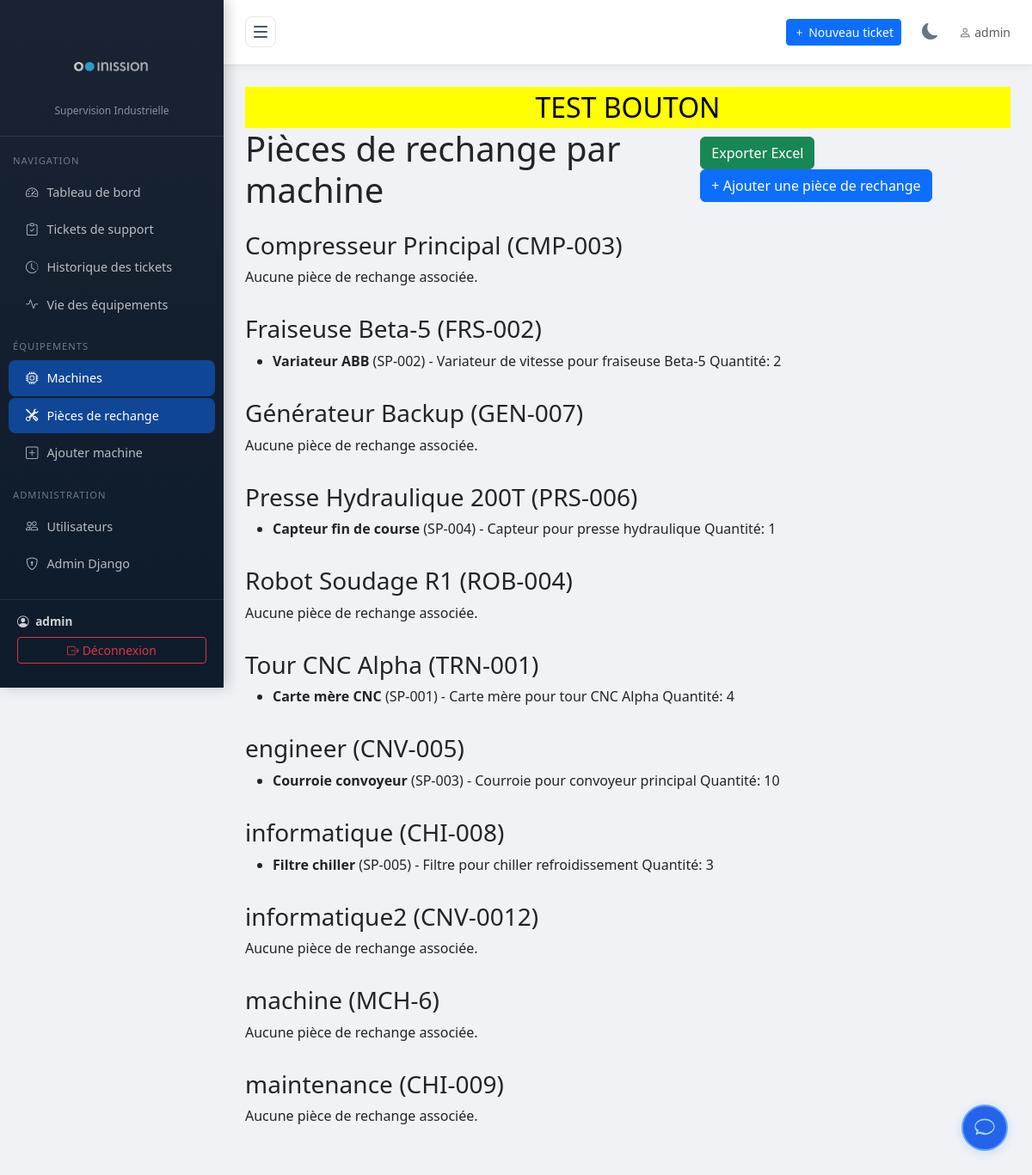
Page /machines/spare-parts/ (signed in) on the committed database.
### tickets/models.py (models this page shows, shortened)
class Machine(models.Model):
    nom = models.CharField(max_length=200, verbose_name="Nom de la machine")
    reference = models.CharField(max_length=100, unique=True, verbose_name="Référence")
    localisation = models.CharField(max_length=200, verbose_name="Localisation / Zone")
    description = models.TextField(blank=True, verbose_name="Description")
    actif = models.BooleanField(default=True, verbose_name="Active")
    date_installation = models.DateField(null=True, blank=True, verbose_name="Date d'installation")
    department = models.ForeignKey('Department', on_delete=models.SET_NULL, null=True, blank=True, verbose_name="Département associé")
    operator = models.ForeignKey('OperatorProfile', on_delete=models.SET_NULL, null=True, blank=True, verbose_name="Opérateur assigné")
    manuel_pdf = models.FileField(upload_to='machines/manuals/', blank=True, null=True, verbose_name="Manuel d'utilisation (PDF)")
    manuel_texte = models.TextField(blank=True, null=True, verbose_name="Manuel d'utilisation (texte)")
    class Meta:
        verbose_name = "Machine"
        verbose_name_plural = "Machines"
        ordering = ['nom']

class SparePart(models.Model):
    nom = models.CharField(max_length=200, verbose_name="Nom de la pièce")
    reference = models.CharField(max_length=100, unique=True, verbose_name="Référence pièce")
    description = models.TextField(blank=True, verbose_name="Description")
    machines = models.ManyToManyField('Machine', related_name='spare_parts', blank=True, verbose_name="Machines concernées")
    quantite = models.PositiveIntegerField(default=0, verbose_name="Quantité disponible")
    actif = models.BooleanField(default=True, verbose_name="Active")
    class Meta:
        verbose_name = "Pièce de rechange"
        verbose_name_plural = "Pièces de rechange"
        ordering = ['nom']

### tickets/views.py (the view)
# urls.py: path('machines/spare-parts/', views.machine_spare_parts_view, name='machine_spare_parts'),
@login_required
def machine_spare_parts_view(request):
    from .models import Machine
    machines = Machine.objects.prefetch_related('spare_parts').all()
    spare_parts = SparePart.objects.all()
    stock_critique = spare_parts.filter(quantite__lt=3, actif=True)
    return render(request, 'tickets/machine_spare_parts.html', {
        'machines': machines,
        'spare_parts': spare_parts,
        'stock_critique': stock_critique,
    })

### tickets/templatetags/permissions.py (called while the page is built)
@register.filter
def is_admin_or_supervisor(user):
    if user.is_superuser or user.is_staff:
        return True
    profile = getattr(user, 'operatorprofile', None)
    return profile and profile.role == 'superviseur'

### templates/tickets/machine_spare_parts.html (shortened to what this page needs)
{% extends 'tickets/base.html' %}
{% block content %}
<div style="background: #ff0; color: #000; font-size: 2em; text-align: center;">TEST BOUTON</div>
<div style="display: flex; justify-content: space-between; align-items: center; margin-bottom: 1.5em;">
  <h1 style="margin: 0;">Pièces de rechange par machine</h1>
  <div>
    <a href="{% url 'export_spare_parts_excel' %}" class="btn btn-success" style="margin-right: 0.5em;">Exporter Excel</a>
    <a href="{% url 'add_spare_part' %}" class="btn btn-primary">+ Ajouter une pièce de rechange</a>
  </div>
</div>
<div>
  {% for machine in machines %}
    <div style="margin-bottom:2em;">
      <h3>{{ machine.nom }} ({{ machine.reference }})</h3>
      {% if machine.spare_parts.all %}
        <ul>
          {% for part in machine.spare_parts.all %}
            <li>
              <strong>{{ part.nom }}</strong> ({{ part.reference }}) - {{ part.description }}
              <span>Quantité: {{ part.quantite }}</span>
            </li>
          {% empty %}
            <li>Aucune pièce de rechange associée.</li>
          {% endfor %}
        </ul>
      {% else %}
        <p>Aucune pièce de rechange associée.</p>
      {% endif %}
    </div>
  {% endfor %}
</div>
{% endblock %}

### tickets/templates/tickets/base.html (shortened to what this page needs)
{% load static %}
{% load permissions %}
<!DOCTYPE html>
<html lang="fr">
<head>
    <link href="https://cdnjs.cloudflare.com/ajax/libs/bootstrap/5.3.2/css/bootstrap.min.css" rel="stylesheet">
    <link href="https://cdnjs.cloudflare.com/ajax/libs/bootstrap-icons/1.11.3/font/bootstrap-icons.min.css" rel="stylesheet">
</head>
<body>
{% if user.is_authenticated %}
<div id="sidebar" class="sidebar d-flex flex-column">
    <div class="sidebar-inner">
    <div class="sidebar-brand flex-shrink-0">
        <img src="{% static 'img/inission.png' %}" alt="Inission Logo" class="brand-icon" style="background: none; width: 150px; height: 100px; object-fit: contain; border-radius: 12px; border: none; box-shadow: none; display: flex; align-items: center; justify-content: center; margin: 0 auto 0;" />
        <small style="margin-top: 0; display: block;">Supervision Industrielle</small>
    </div>
    <nav class="mt-2 flex-grow-1">
        <div class="sidebar-section">Navigation</div>
        <a href="{% url 'dashboard' %}" class="nav-link {% if request.resolver_match.url_name == 'dashboard' %}active{% endif %}">
            <i class="bi bi-speedometer2"></i><span>Tableau de bord</span>
        </a>
        <a href="{% url 'demande_dashboard' %}" class="nav-link {% if 'demande' in request.resolver_match.url_name %}active{% endif %}">
            <i class="bi bi-clipboard-check"></i><span>Tickets de support</span>
        </a>
            <a href="{% url 'ticket_history_list' %}" class="nav-link {% if request.resolver_match.url_name == 'ticket_history_list' %}active{% endif %}">
                <i class="bi bi-clock-history"></i><span>Historique des tickets</span>
            </a>
        <a href="{% url 'viee_dashboard' %}" class="nav-link {% if 'viee' in request.resolver_match.url_name %}active{% endif %}">
            <i class="bi bi-activity"></i><span>Vie des équipements</span>
        </a>
        {% if user|is_admin_or_supervisor %}
        <div class="sidebar-section">Équipements</div>
        <a href="{% url 'machine_list' %}" class="nav-link {% if 'machine' in request.resolver_match.url_name %}active{% endif %}">
            <i class="bi bi-cpu"></i><span>Machines</span>
        </a>
            <a href="{% url 'machine_spare_parts' %}" class="nav-link {% if request.resolver_match.url_name == 'machine_spare_parts' %}active{% endif %}">
                <i class="bi bi-tools"></i><span>Pièces de rechange</span>
            </a>
        <a href="{% url 'machine_create' %}" class="nav-link">
            <i class="bi bi-plus-square"></i><span>Ajouter machine</span>
        </a>
        {% endif %}
        {% if user.is_staff %}
        <div class="sidebar-section">Administration</div>
        <a href="{% url 'user_list' %}" class="nav-link {% if 'user' in request.resolver_match.url_name %}active{% endif %}">
            <i class="bi bi-people"></i><span>Utilisateurs</span>
        </a>
        <a href="/admin/" class="nav-link">
            <i class="bi bi-shield-lock"></i><span>Admin Django</span>
        </a>
        {% endif %}
    </nav>
    <div class="sidebar-footer flex-shrink-0">
        <div class="user-info">
            <i class="bi bi-person-circle me-1"></i>
            <strong>{{ user.get_full_name|default:user.username }}</strong>
        </div>
        <form action="{% url 'logout' %}" method="post" style="margin-top:8px;">
            <button type="submit" class="btn btn-sm btn-outline-danger w-100">
                <i class="bi bi-box-arrow-right"></i> <span>Déconnexion</span>
            </button>
        </form>
    </div>
    </div>
</div>
<div id="main" class="main-content">
    <div class="topbar">
        <button id="toggle-btn" onclick="toggleSidebar()">
            <span></span>
            <span></span>
            <span></span>
        </button>
        <div class="d-flex align-items-center gap-3">
            <a href="{% url 'demande_create' %}" class="btn btn-primary btn-sm">
                <i class="bi bi-plus"></i> Nouveau ticket
            </a>
            <button class="theme-toggle-btn" onclick="toggleTheme()" title="Basculer le thème">
                <i class="bi bi-moon-fill" id="theme-icon"></i>
            </button>
            <span class="text-muted small"><i class="bi bi-person me-1"></i>{{ user.username }}</span>
        </div>
    </div>
    <div class="page-content">
        {% block content %}{% endblock %}
    </div>
</div>
{% endif %}
{% if user.is_authenticated %}
{% include "tickets/chatbot_widget.html" %}
{% endif %}
</body>
</html>

### tickets/templates/tickets/base.html (style rules this page uses)
:root { --sidebar-width: 260px; --primary: #1a2332; --accent: #0d6efd; --danger: #dc3545; }
body { background: #f0f2f5; font-family: 'Segoe UI', sans-serif; }
.sidebar { width: var(--sidebar-width); min-width: var(--sidebar-width); background: linear-gradient(180deg, #1a2332 0%, #0d1b2a 100%); min-height: 100vh; position: fixed; top: 0; left: 0; z-index: 1000; overflow-y: auto; overflow-x: hidden; box-shadow: 4px 0 15px rgba(0,0,0,0.2); max-height: 100vh; transition: width 0.3s ease, min-width 0.3s ease; }
.sidebar-inner { width: var(--sidebar-width); transition: width 0.3s ease; }
.sidebar-brand { padding: 20px; border-bottom: 1px solid rgba(255,255,255,0.1); text-align: center; }
.sidebar-brand small { color: rgba(255,255,255,0.5); font-size: 0.75rem; }
.sidebar-brand .brand-icon { width: 50px; height: 50px; background: white; border-radius: 12px; display: flex; align-items: center; justify-content: center; margin: 0 auto 10px; font-size: 1.5rem; position: relative; border: 2px solid #e0e0e0; }
.sidebar-brand .brand-icon::before { content: ''; position: absolute; width: 16px; height: 16px; border: 3px solid #000; border-radius: 50%; left: 8px; top: 50%; transform: translateY(-50%); }
.sidebar-brand .brand-icon::after { content: ''; position: absolute; width: 16px; height: 16px; background: #00a896; border-radius: 50%; right: 8px; top: 50%; transform: translateY(-50%); }
#toggle-btn { width: 36px; height: 36px; background: white; border: 1px solid #e2e8f0; border-radius: 8px; cursor: pointer; display: flex; flex-direction: column; align-items: center; justify-content: center; gap: 4px; transition: all 0.3s ease; margin-right: 15px; flex-shrink: 0; }
#sidebar:not(.collapsed) ~ #main { margin-left: var(--sidebar-width); }
#toggle-btn span { display: block; width: 16px; height: 2px; background: #475569; border-radius: 2px; transition: transform 0.3s, opacity 0.3s; }
.sidebar-section { padding: 10px 15px 5px; font-size: 0.7rem; color: rgba(255,255,255,0.4); text-transform: uppercase; letter-spacing: 1px; margin-top: 10px; }
.sidebar .nav-link { color: rgba(255,255,255,0.7); padding: 10px 20px; border-radius: 8px; margin: 2px 10px; font-size: 0.9rem; transition: all 0.2s; display: flex; align-items: center; gap: 10px; }
.sidebar .nav-link:hover, .sidebar .nav-link.active { background: rgba(13,110,253,0.3); color: #fff; }
.sidebar .nav-link.active { background: rgba(13,110,253,0.5); }
.sidebar-footer { padding: 15px 20px; border-top: 1px solid rgba(255,255,255,0.1); margin-top: 20px; }
.user-info { color: rgba(255,255,255,0.8); font-size: 0.85rem; }
.main-content { margin-left: var(--sidebar-width); min-height: 100vh; transition: margin-left 0.3s; }
.topbar { background: white; padding: 15px 25px; border-bottom: 1px solid #e0e0e0; box-shadow: 0 2px 10px rgba(0,0,0,0.05); display: flex; align-items: center; justify-content: space-between; }
.page-content { padding: 25px; }
.theme-toggle-btn { background: none; border: none; color: #6c757d; font-size: 1.2rem; cursor: pointer; padding: 8px; border-radius: 6px; transition: all 0.3s ease; display: flex; align-items: center; justify-content: center; }

### rows in the picture
Machine: nom "Compresseur Principal", reference "CMP-003", shows "Aucune pièce de rechange associée."
Machine: nom "Fraiseuse Beta-5", reference "FRS-002"
SparePart: nom "Variateur ABB", reference "SP-002", description "Variateur de vitesse pour fraiseuse Beta-5", quantite "2"
Machine: nom "Générateur Backup", reference "GEN-007", shows "Aucune pièce de rechange associée."
Machine: nom "Presse Hydraulique 200T", reference "PRS-006"
SparePart: nom "Capteur fin de course", reference "SP-004", description "Capteur pour presse hydraulique", quantite "1"
Machine: nom "Robot Soudage R1", reference "ROB-004", shows "Aucune pièce de rechange associée."
Machine: nom "Tour CNC Alpha", reference "TRN-001"
SparePart: nom "Carte mère CNC", reference "SP-001", description "Carte mère pour tour CNC Alpha", quantite "4"
Machine: nom "engineer", reference "CNV-005"
SparePart: nom "Courroie convoyeur", reference "SP-003", description "Courroie pour convoyeur principal", quantite "10"
Machine: nom "informatique", reference "CHI-008"
SparePart: nom "Filtre chiller", reference "SP-005", description "Filtre pour chiller refroidissement", quantite "3"
Machine: nom "informatique2", reference "CNV-0012", shows "Aucune pièce de rechange associée."
Machine: nom "machine", reference "MCH-6", shows "Aucune pièce de rechange associée."
Machine: nom "maintenance", reference "CHI-009", shows "Aucune pièce de rechange associée."

### other values in the picture
{{ user.get_full_name|default:user.username }} "admin"
{{ user.username }} "admin"
